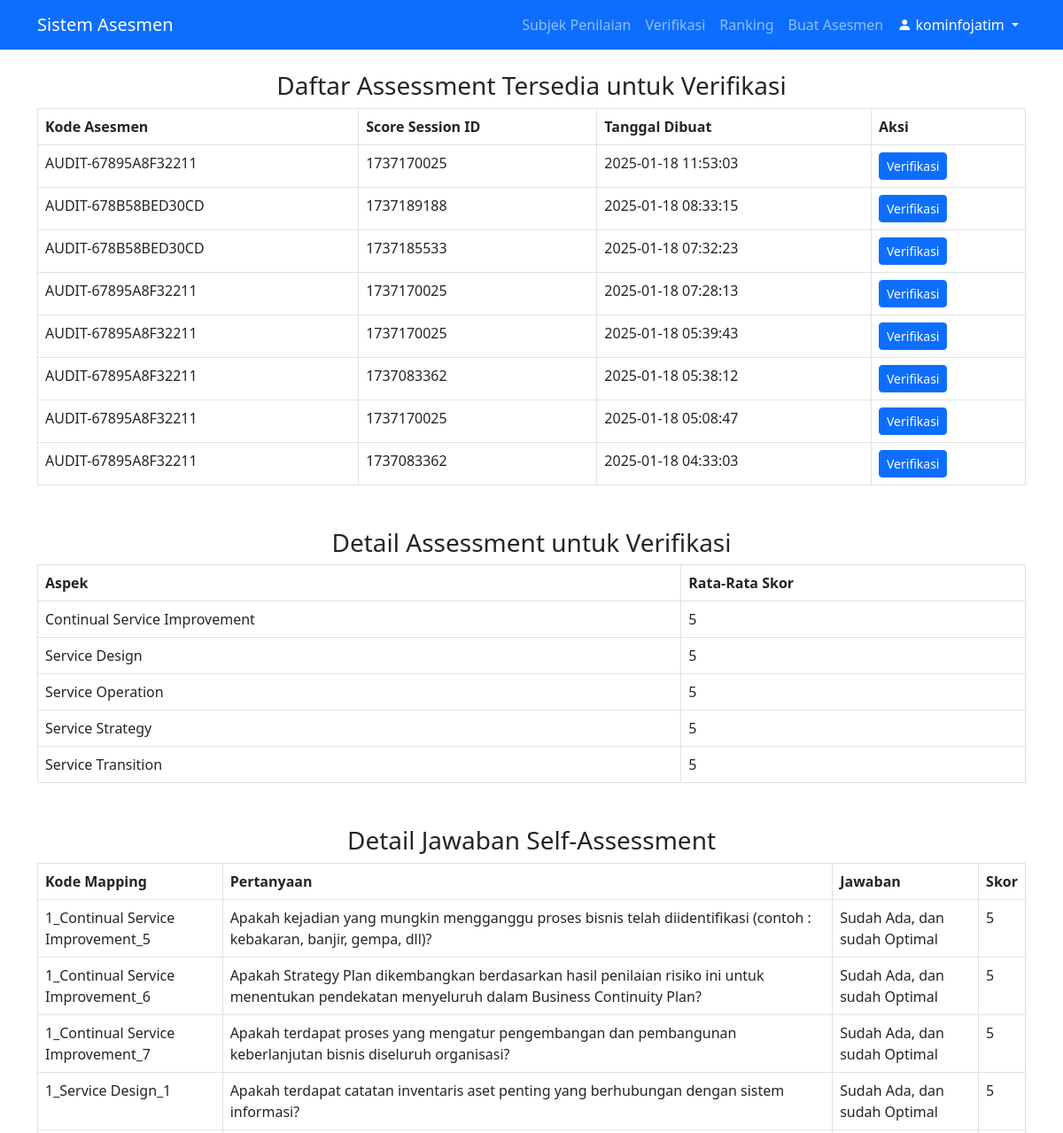
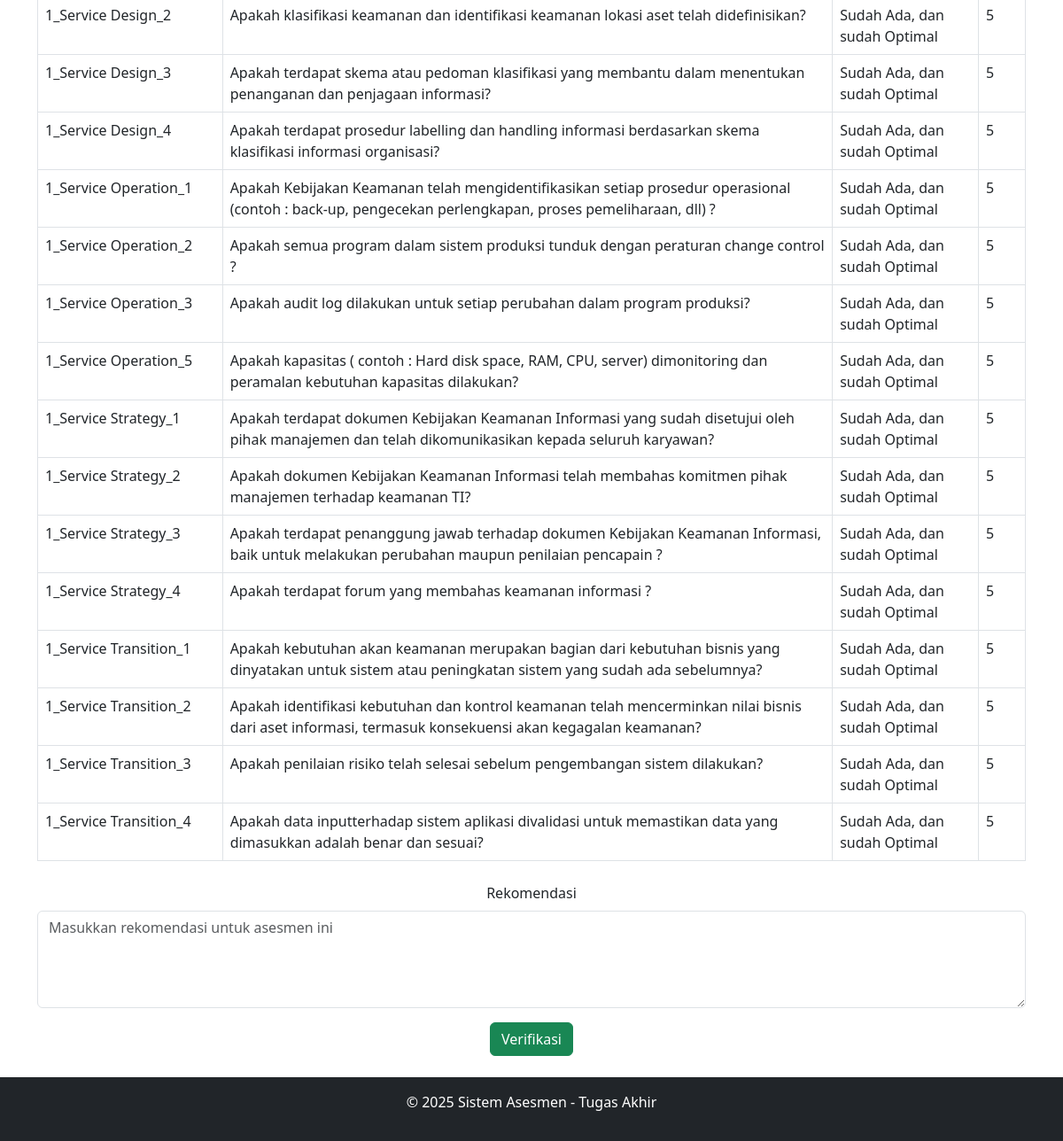
Screenshot of /views/tim_penilai/verify_assessment.php?asesmen_kode=AUDIT-67895A8F32211&score_session_id=1737170025 (signed in) with the database file from the repository (2 pictures, top to bottom).
### tables this page shows
CREATE TABLE `asesmen_jawaban` (
  `id` int(11) NOT NULL,
  `user_id` int(11) NOT NULL,
  `question_id` int(11) NOT NULL,
  `asesmen_kode` varchar(50) DEFAULT NULL,
  `jawaban` text,
  `skor` int(11) DEFAULT NULL,
  `status` enum('draft','submitted') DEFAULT 'draft',
  `created_at` timestamp NOT NULL DEFAULT CURRENT_TIMESTAMP,
  `source` varchar(50) DEFAULT NULL,
  `periode_audit` year(4) NOT NULL,
  `score_session_id` int(11) DEFAULT NULL
);

CREATE TABLE `asesmen_pertanyaan` (
  `id` int(11) NOT NULL,
  `kode_mapping` varchar(255) NOT NULL,
  `asesmen_periode` int(11) DEFAULT NULL,
  `pertanyaan` text NOT NULL,
  `created_at` timestamp NOT NULL DEFAULT CURRENT_TIMESTAMP,
  `source` varchar(255) DEFAULT NULL
);

### views/tim_penilai/verify_assessment.php (the view, shortened to what this page needs)
<?php
include '../../includes/db.php';
include '../../includes/header.php';
$asesmen_kode = isset($_GET['asesmen_kode']) ? $conn->real_escape_string($_GET['asesmen_kode']) : null;
$score_session_id = isset($_GET['score_session_id']) ? (int)$_GET['score_session_id'] : null;
$available_assessments = $conn->query("
    SELECT DISTINCT asesmen_kode, score_session_id, created_at
    FROM asesmen_hasil
    ORDER BY created_at DESC
");
$results_query = null;
if ($asesmen_kode && $score_session_id) {
    $results_query = $conn->query("
        SELECT DISTINCT aspek, skor_rata_rata
        FROM asesmen_hasil
        WHERE asesmen_kode = '$asesmen_kode' AND score_session_id = $score_session_id
        GROUP BY aspek
    ");
}
$details_query = null;
if ($asesmen_kode && $score_session_id) {
    $details_query = $conn->query("
        SELECT q.kode_mapping, q.pertanyaan, a.jawaban, a.skor
        FROM asesmen_jawaban a
        JOIN asesmen_pertanyaan q ON a.question_id = q.id
        WHERE a.asesmen_kode = '$asesmen_kode' AND a.score_session_id = $score_session_id
    ");
}
?>
<h3 class="text-center">Daftar Assessment Tersedia untuk Verifikasi</h3>
<table class="table table-bordered">
    <thead>
        <tr>
            <th>Kode Asesmen</th>
            <th>Score Session ID</th>
            <th>Tanggal Dibuat</th>
            <th>Aksi</th>
        </tr>
    </thead>
    <tbody>
        <?php while ($row = $available_assessments->fetch_assoc()): ?>
            <tr>
                <td><?php echo htmlspecialchars($row['asesmen_kode']); ?></td>
                <td><?php echo htmlspecialchars($row['score_session_id']); ?></td>
                <td><?php echo htmlspecialchars($row['created_at']); ?></td>
                <td>
                    <a href="verify_assessment.php?asesmen_kode=<?php echo urlencode($row['asesmen_kode']); ?>&score_session_id=<?php echo urlencode($row['score_session_id']); ?>"
                       class="btn btn-primary btn-sm">
                        Verifikasi
                    </a>
                </td>
            </tr>
        <?php endwhile; ?>
    </tbody>
</table>
<?php if ($asesmen_kode && $score_session_id): ?>
    <h3 class="text-center mt-5">Detail Assessment untuk Verifikasi</h3>
    <?php if ($results_query && $results_query->num_rows > 0): ?>
        <table class="table table-bordered">
            <thead>
                <tr>
                    <th>Aspek</th>
                    <th>Rata-Rata Skor</th>
                </tr>
            </thead>
            <tbody>
                <?php while ($row = $results_query->fetch_assoc()): ?>
                    <tr>
                        <td><?php echo htmlspecialchars($row['aspek']); ?></td>
                        <td><?php echo htmlspecialchars(round($row['skor_rata_rata'], 2)); ?></td>
                    </tr>
                <?php endwhile; ?>
            </tbody>
        </table>
    <?php else: ?>
        <div class="alert alert-warning">Tidak ada hasil rata-rata untuk kode asesmen dan sesi skor ini.</div>
    <?php endif; ?>
    <?php if ($details_query && $details_query->num_rows > 0): ?>
        <h3 class="text-center mt-5">Detail Jawaban Self-Assessment</h3>
        <table class="table table-bordered">
            <thead>
                <tr>
                    <th>Kode Mapping</th>
                    <th>Pertanyaan</th>
                    <th>Jawaban</th>
                    <th>Skor</th>
                </tr>
            </thead>
            <tbody>
                <?php while ($row = $details_query->fetch_assoc()): ?>
                    <tr>
                        <td><?php echo htmlspecialchars($row['kode_mapping']); ?></td>
                        <td><?php echo htmlspecialchars($row['pertanyaan']); ?></td>
                        <td><?php echo htmlspecialchars($row['jawaban']); ?></td>
                        <td><?php echo htmlspecialchars($row['skor']); ?></td>
                    </tr>
                <?php endwhile; ?>
            </tbody>
        </table>
        <div class="text-center mt-4">
            <form method="POST" action="">
                <div class="mb-3">
                    <label for="rekomendasi" class="form-label">Rekomendasi</label>
                    <textarea name="rekomendasi" id="rekomendasi" class="form-control" rows="4" placeholder="Masukkan rekomendasi untuk asesmen ini" required></textarea>
                </div>
                <button type="submit" name="verify" class="btn btn-success">Verifikasi</button>
            </form>
        </div>
    <?php endif; ?>
<?php endif; ?>
<?php include '../../includes/footer.php'; ?>

### rows the page displays
asesmen_jawaban: asesmen_pertanyaan.kode_mapping "1_Continual Service Improvement_5", asesmen_pertanyaan.pertanyaan "Apakah kejadian yang mungkin mengganggu proses bisnis telah diidentifikasi (contoh : kebakaran, banjir, gempa, dll)?", jawaban "Sudah Ada, dan sudah Optimal", skor "5"
asesmen_jawaban: asesmen_pertanyaan.kode_mapping "1_Continual Service Improvement_6", asesmen_pertanyaan.pertanyaan "Apakah Strategy Plan dikembangkan berdasarkan hasil penilaian risiko ini untuk menentukan pendekatan menyeluruh dalam Business Continuity Plan?", jawaban "Sudah Ada, dan sudah Optimal", skor "5"
asesmen_jawaban: asesmen_pertanyaan.kode_mapping "1_Continual Service Improvement_7", asesmen_pertanyaan.pertanyaan "Apakah terdapat proses yang mengatur pengembangan dan pembangunan keberlanjutan bisnis diseluruh organisasi?", jawaban "Sudah Ada, dan sudah Optimal", skor "5"
asesmen_jawaban: asesmen_pertanyaan.kode_mapping "1_Service Design_1", asesmen_pertanyaan.pertanyaan "Apakah terdapat catatan inventaris aset penting yang berhubungan dengan sistem informasi?", jawaban "Sudah Ada, dan sudah Optimal", skor "5"
asesmen_jawaban: asesmen_pertanyaan.kode_mapping "1_Service Design_2", asesmen_pertanyaan.pertanyaan "Apakah klasifikasi keamanan dan identifikasi keamanan lokasi aset telah didefinisikan?", jawaban "Sudah Ada, dan sudah Optimal", skor "5"
asesmen_jawaban: asesmen_pertanyaan.kode_mapping "1_Service Design_3", asesmen_pertanyaan.pertanyaan "Apakah terdapat skema atau pedoman klasifikasi yang membantu dalam menentukan penanganan dan penjagaan informasi?", jawaban "Sudah Ada, dan sudah Optimal", skor "5"
asesmen_jawaban: asesmen_pertanyaan.kode_mapping "1_Service Design_4", asesmen_pertanyaan.pertanyaan "Apakah terdapat prosedur labelling dan handling informasi berdasarkan skema klasifikasi informasi organisasi?", jawaban "Sudah Ada, dan sudah Optimal", skor "5"
asesmen_jawaban: asesmen_pertanyaan.kode_mapping "1_Service Operation_1", asesmen_pertanyaan.pertanyaan "Apakah Kebijakan Keamanan telah mengidentifikasikan setiap prosedur operasional (contoh : back-up, pengecekan perlengkapan, proses pemeliharaan, dll) ?", jawaban "Sudah Ada, dan sudah Optimal", skor "5"
asesmen_jawaban: asesmen_pertanyaan.kode_mapping "1_Service Operation_2", asesmen_pertanyaan.pertanyaan "Apakah semua program dalam sistem produksi tunduk dengan peraturan change control ?", jawaban "Sudah Ada, dan sudah Optimal", skor "5"
asesmen_jawaban: asesmen_pertanyaan.kode_mapping "1_Service Operation_3", asesmen_pertanyaan.pertanyaan "Apakah audit log dilakukan untuk setiap perubahan dalam program produksi?", jawaban "Sudah Ada, dan sudah Optimal", skor "5"
asesmen_jawaban: asesmen_pertanyaan.kode_mapping "1_Service Operation_5", asesmen_pertanyaan.pertanyaan "Apakah kapasitas ( contoh : Hard disk space, RAM, CPU, server) dimonitoring dan peramalan kebutuhan kapasitas dilakukan?", jawaban "Sudah Ada, dan sudah Optimal", skor "5"
asesmen_jawaban: asesmen_pertanyaan.kode_mapping "1_Service Strategy_1", asesmen_pertanyaan.pertanyaan "Apakah terdapat dokumen Kebijakan Keamanan Informasi yang sudah disetujui oleh pihak manajemen dan telah dikomunikasikan kepada seluruh karyawan?", jawaban "Sudah Ada, dan sudah Optimal", skor "5"
asesmen_jawaban: asesmen_pertanyaan.kode_mapping "1_Service Strategy_2", asesmen_pertanyaan.pertanyaan "Apakah dokumen Kebijakan Keamanan Informasi telah membahas komitmen pihak manajemen terhadap keamanan TI?", jawaban "Sudah Ada, dan sudah Optimal", skor "5"
asesmen_jawaban: asesmen_pertanyaan.kode_mapping "1_Service Strategy_3", asesmen_pertanyaan.pertanyaan "Apakah terdapat penanggung jawab terhadap dokumen Kebijakan Keamanan Informasi, baik untuk melakukan perubahan maupun penilaian pencapain ?", jawaban "Sudah Ada, dan sudah Optimal", skor "5"
asesmen_jawaban: asesmen_pertanyaan.kode_mapping "1_Service Strategy_4", asesmen_pertanyaan.pertanyaan "Apakah terdapat forum yang membahas keamanan informasi ?", jawaban "Sudah Ada, dan sudah Optimal", skor "5"
asesmen_jawaban: asesmen_pertanyaan.kode_mapping "1_Service Transition_1", asesmen_pertanyaan.pertanyaan "Apakah kebutuhan akan keamanan merupakan bagian dari kebutuhan bisnis yang dinyatakan untuk sistem atau peningkatan sistem yang sudah ada sebelumnya?", jawaban "Sudah Ada, dan sudah Optimal", skor "5"
asesmen_jawaban: asesmen_pertanyaan.kode_mapping "1_Service Transition_2", asesmen_pertanyaan.pertanyaan "Apakah identifikasi kebutuhan dan kontrol keamanan telah mencerminkan nilai bisnis dari aset informasi, termasuk konsekuensi akan kegagalan keamanan?", jawaban "Sudah Ada, dan sudah Optimal", skor "5"
asesmen_jawaban: asesmen_pertanyaan.kode_mapping "1_Service Transition_3", asesmen_pertanyaan.pertanyaan "Apakah penilaian risiko telah selesai sebelum pengembangan sistem dilakukan?", jawaban "Sudah Ada, dan sudah Optimal", skor "5"
asesmen_jawaban: asesmen_pertanyaan.kode_mapping "1_Service Transition_4", asesmen_pertanyaan.pertanyaan "Apakah data inputterhadap sistem aplikasi divalidasi untuk memastikan data yang dimasukkan adalah benar dan sesuai?", jawaban "Sudah Ada, dan sudah Optimal", skor "5"

### other values shown
$_SESSION['user'] "kominfojatim"
$row['asesmen_kode'] "AUDIT-67895A8F32211"
$row['score_session_id'] "1737170025"
$row['created_at'] "2025-01-18 11:53:03"
$row['asesmen_kode'] "AUDIT-678B58BED30CD"
$row['score_session_id'] "1737189188"
$row['created_at'] "2025-01-18 08:33:15"
$row['score_session_id'] "1737185533"
$row['created_at'] "2025-01-18 07:32:23"
$row['created_at'] "2025-01-18 07:28:13"
$row['created_at'] "2025-01-18 05:39:43"
$row['score_session_id'] "1737083362"
$row['created_at'] "2025-01-18 05:38:12"
$row['created_at'] "2025-01-18 05:08:47"
$row['created_at'] "2025-01-18 04:33:03"
